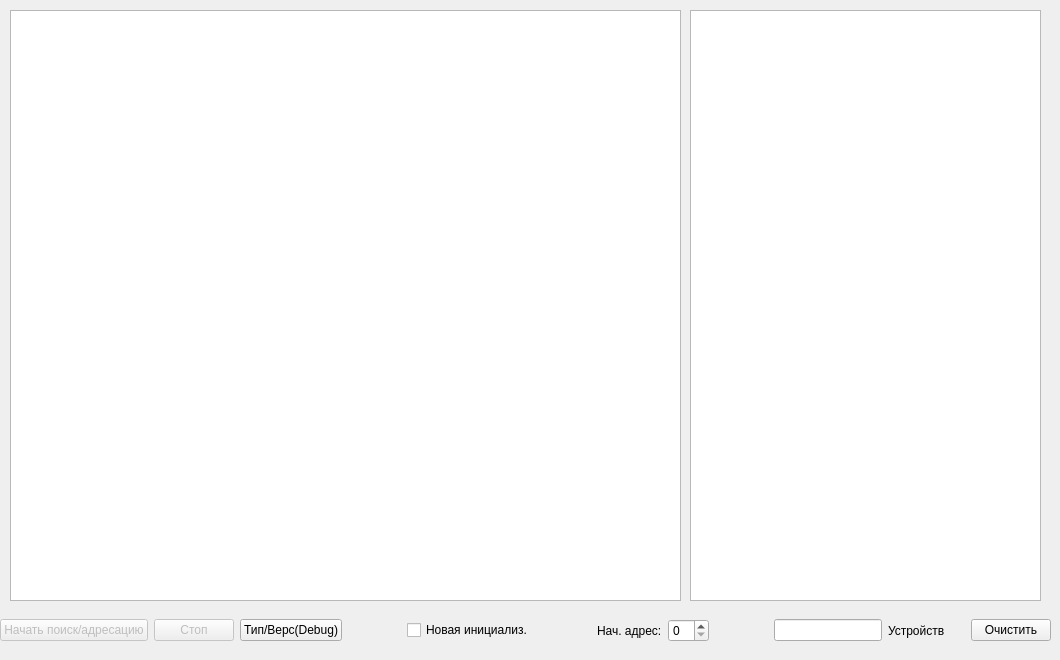
       <widget class="QWidget" name="adderessingTab">
        <attribute name="title">
         <string>Поиск/адресация</string>
        </attribute>
        <widget class="QTableView" name="searchResultsTableView">
         <property name="enabled">
          <bool>true</bool>
         </property>
         <property name="geometry">
          <rect>
           <x>10</x>
           <y>10</y>
           <width>671</width>
           <height>591</height>
          </rect>
         </property>
        </widget>
        <widget class="QWidget" name="horizontalLayoutWidget_10">
         <property name="geometry">
          <rect>
           <x>0</x>
           <y>610</y>
           <width>1051</width>
           <height>41</height>
          </rect>
         </property>
         <layout class="QHBoxLayout" name="horizontalLayout_8">
          <item>
           <widget class="QPushButton" name="discoverButton">
            <property name="enabled">
             <bool>false</bool>
            </property>
            <property name="text">
             <string>Начать поиск/адресацию</string>
            </property>
           </widget>
          </item>
          <item>
           <widget class="QPushButton" name="discoverStopButton">
            <property name="enabled">
             <bool>false</bool>
            </property>
            <property name="text">
             <string>Стоп</string>
            </property>
           </widget>
          </item>
          <item>
           <widget class="QPushButton" name="typeVersionBtn">
            <property name="text">
             <string>Тип/Верс(Debug)</string>
            </property>
           </widget>
          </item>
          <item>
           <spacer name="horizontalSpacer_7">
            <property name="orientation">
             <enum>Qt::Horizontal</enum>
            </property>
            <property name="sizeHint" stdset="0">
             <size>
              <width>40</width>
              <height>20</height>
             </size>
            </property>
           </spacer>
          </item>
          <item>
           <widget class="QCheckBox" name="newInitCheckBox">
            <property name="text">
             <string>Новая инициализ.</string>
            </property>
           </widget>
          </item>
          <item>
           <spacer name="horizontalSpacer_6">
            <property name="orientation">
             <enum>Qt::Horizontal</enum>
            </property>
            <property name="sizeHint" stdset="0">
             <size>
              <width>40</width>
              <height>20</height>
             </size>
            </property>
           </spacer>
          </item>
          <item>
           <widget class="QLabel" name="startAddrLabel">
            <property name="text">
             <string>Нач. адрес:</string>
            </property>
           </widget>
          </item>
          <item>
           <widget class="QSpinBox" name="startAddrSpinBox">
            <property name="maximum">
             <number>63</number>
            </property>
           </widget>
          </item>
          <item>
           <spacer name="horizontalSpacer_14">
            <property name="orientation">
             <enum>Qt::Horizontal</enum>
            </property>
            <property name="sizeHint" stdset="0">
             <size>
              <width>40</width>
              <height>20</height>
             </size>
            </property>
           </spacer>
          </item>
          <item>
           <layout class="QHBoxLayout" name="currenLayout_12">
            <item>
             <widget class="QLineEdit" name="devCountEdit">
              <property name="sizePolicy">
               <sizepolicy hsizetype="Fixed" vsizetype="Fixed">
                <horstretch>0</horstretch>
                <verstretch>0</verstretch>
               </sizepolicy>
              </property>
             </widget>
            </item>
            <item>
             <widget class="QLabel" name="devCountLabel">
              <property name="text">
               <string notr="true">Устройств</string>
              </property>
             </widget>
            </item>
           </layout>
          </item>
          <item>
           <spacer name="horizontalSpacer">
            <property name="orientation">
             <enum>Qt::Horizontal</enum>
            </property>
            <property name="sizeType">
             <enum>QSizePolicy::Fixed</enum>
            </property>
            <property name="sizeHint" stdset="0">
             <size>
              <width>20</width>
              <height>20</height>
             </size>
            </property>
           </spacer>
          </item>
          <item>
           <widget class="QPushButton" name="clearDiscoveredButton">
            <property name="text">
             <string>Очистить</string>
            </property>
           </widget>
          </item>
         </layout>
        </widget>
        <widget class="QTextEdit" name="searchInfoEdit">
         <property name="geometry">
          <rect>
           <x>690</x>
           <y>10</y>
           <width>351</width>
           <height>591</height>
          </rect>
         </property>
        </widget>
       </widget>
